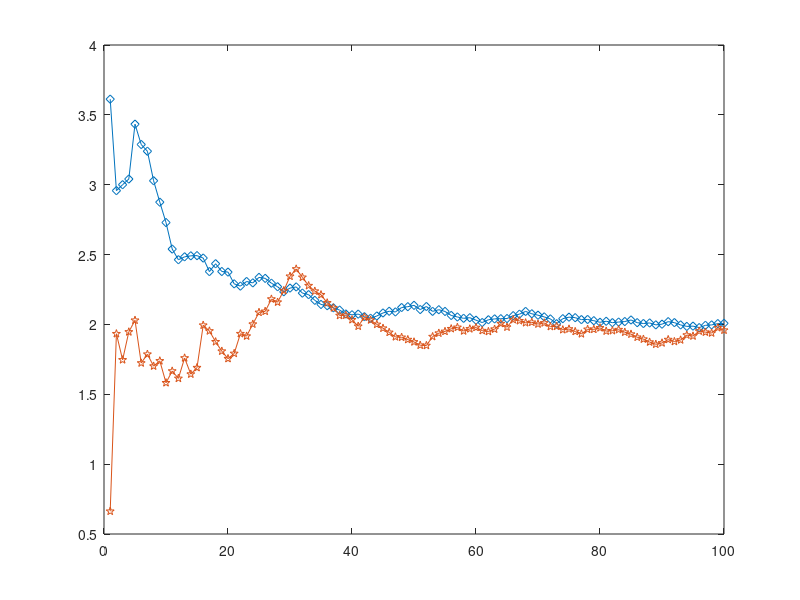

Source code (MATLAB):
% Stat1.m
%
% Simulates draws from a normal density and an exponential and 
% verify that the mean satisfies the consistency property

NSim=100;
lda=0.5;
mu=2;

% draw from exponential
u=rand(NSim,1);
expo=-1/lda*log(u);

% draw from normal
norm=mu+randn(NSim,1);

s=1:NSim; s=s';
norm=cumsum(norm)./s;
expo=cumsum(expo)./s;

plot(s,norm,'-d',s,expo,'-p');

% simulates a sample of size Msim of an exponential distribution
